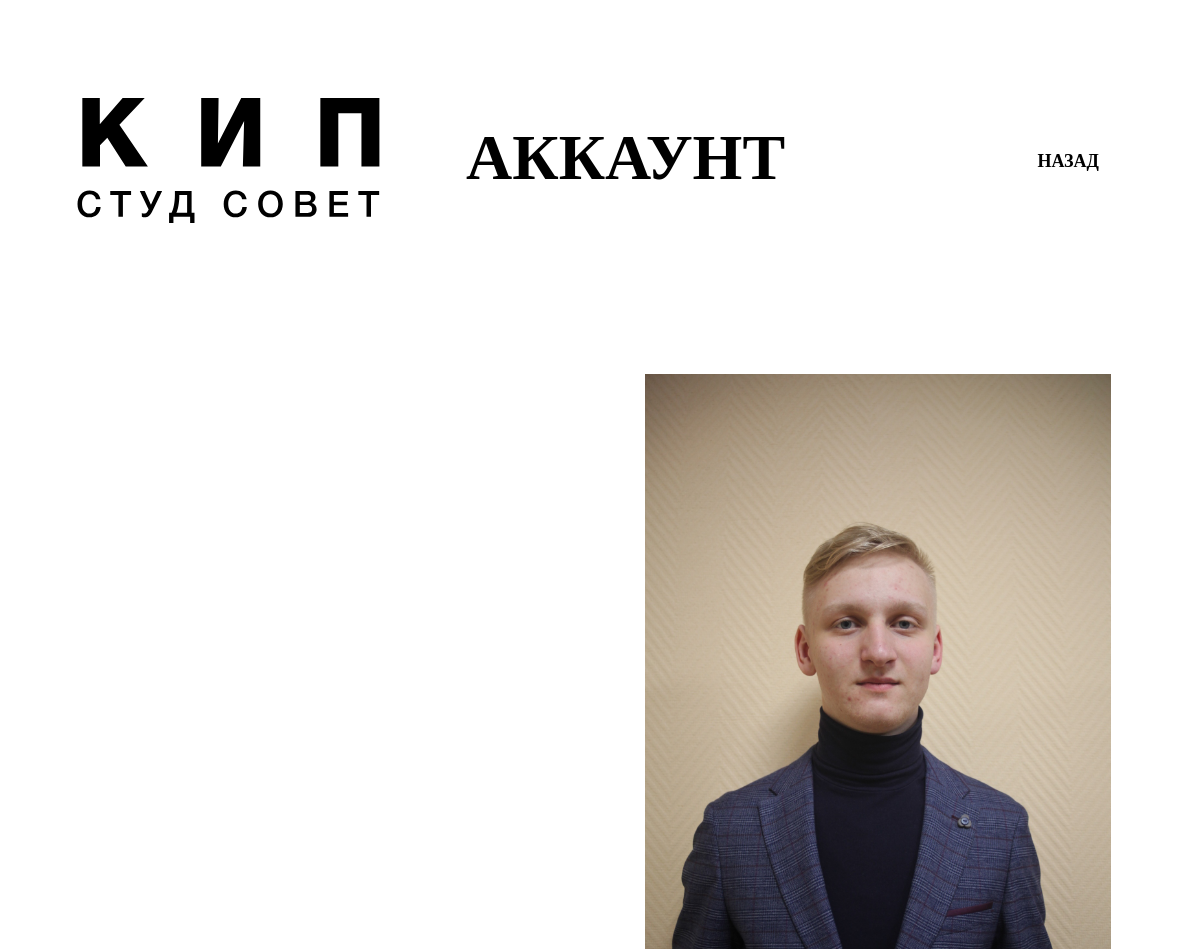
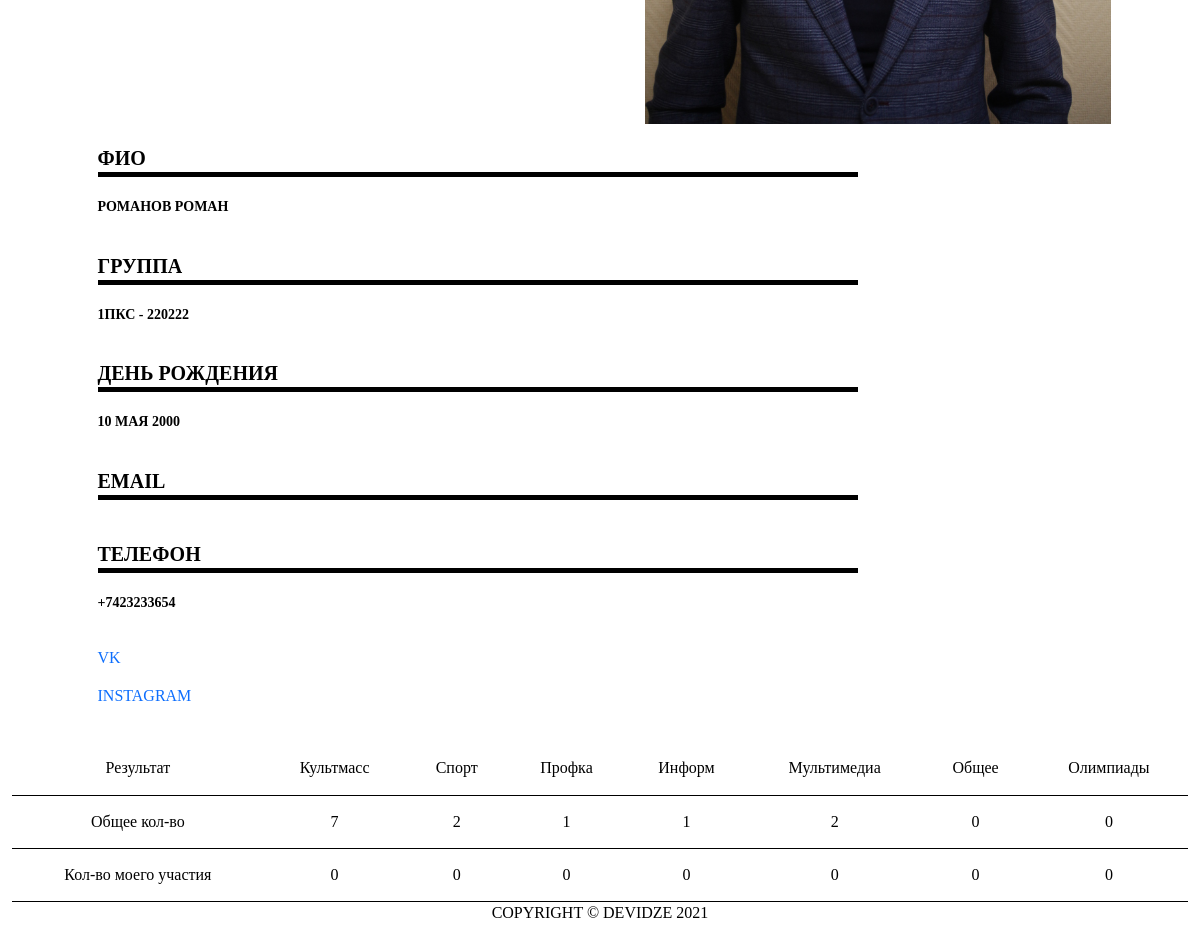
Screenshot of /admin_lookuser/Романов Роман/ (signed in) with the database file from the repository (2 pictures, top to bottom).
### accounts/models.py (models this page shows)
class Student(models.Model):
    user        = models.OneToOneField(User, null=True, on_delete=models.CASCADE)
    group       = models.ForeignKey(Company, null=True, on_delete=models.SET_NULL)
    fio         = models.CharField(max_length=200, null=True)
    phone       = models.CharField(max_length=200, null=True)
    birthday    = models.DateField(null=True)
    profile_pic = models.ImageField(default='avatar.png', null=True, blank=True)
    vk_url      = models.CharField(max_length=200, blank=True, null=True)
    instagram_url   = models.CharField(max_length=200, blank=True, null=True)
    date_created= models.DateTimeField(auto_now_add=True, null=True)
    def __str__(self):
        return str(self.fio)

class Company(models.Model):
    COURCE = (
            ('1', '1'),
            ('2', '2'),
            ('3', '3'),
            ('4', '4')
    )
    сourse      = models.CharField(max_length=200, null=True, choices=COURCE)
    specialty   = models.ForeignKey(Specialty, null=True, on_delete=models.SET_NULL)
    group_number= models.CharField(max_length=200, null=True)
    def __str__(self):
        return self.group_number

class Specialty(models.Model):
    name        = models.CharField(max_length=200, null=True)
    def __str__(self):
        return self.name

class Tag(models.Model):
    name        = models.CharField(max_length=200, null=True)
    def __str__(self):
        return self.name

### accounts/decorators.py (the view)
    def wrapper_func(request, *args, **kwargs):
        group = None
        if request.user.groups.exists():
            group = request.user.groups.all()[0].name
        if group == 'student':
            return redirect('user-page')
        if group == 'admin':
            return view_func(request, *args, **kwargs)

### accounts/views.py (called while the page is built)
@authenticated_user
@admin_only
def adminLookuser(request, pk_test):
    user = Student.objects.get(fio = pk_test)
    info = Student.objects.filter(fio = user)
    tags = Tag.objects.all()
    events_count = []
    events_member_count = []
    for tag in tags:
        events_count.append(
            Event.objects.filter(tags__name=tag.name).count()
        )
        events_member_count.append(
            Member.objects.filter(user = user, event__tags__name=tag.name).count()
        )
    awards = UserAward.objects.filter(user = user).order_by('-date_created')
    context = {
        'info':info,
        'user':user, 'tags':tags, 'awards':awards,
        'events_count': events_count, 'events_member_count':events_member_count,
    }
    return render(request, 'accounts/auth/admin_lookuser.html', context)

### accounts/templates/accounts/auth/admin_lookuser.html (shortened to what this page needs)
{% extends 'accounts/auth/main_user.html' %}
{% load static %}
{% block content %}
<div class="container-fluid header-user">
    <section class="header row">
        <nav class="navbar navbar-expand-xl navbar-light">
            <div class="container-fluid header-navs">
                <a class="navbar-brand" href="{% url 'main' %}"><img class="header-logo" src="{% static '/images/logo.svg' %}" alt="logo"></a>
                <div class="collapse navbar-collapse" id="navbarSupportedContent">
                    <h1><div class="promo-header" style="margin-left: 10vh;">Аккаунт</div></h1>
                    <ul class="navbar-nav me-auto mb-2 mb-lg-0 nav-items">
                        <li class="nav-item">
                            <a class="nav-link" href="{% url 'main_user' %}">Назад</a>
                        </li>
                    </ul>
                </div>
            </div>
        </nav>
    </section>
</div>
<div class="container-fluid user-page">
    <section class="user-page row">
        {% for field in info %}
        <div class="col-1"></div>
        <div class="col-xs-6 col-sm-10 col-md-3 col-lg-2 col-xxl-2 footer-nav">
        </div>
        <div class="col-sm-10 col-md-6 col-lg-5 col-xxl-4 footer-box">
            <div class="row">
                <img width="250px" class="profile-pic img-fluid"" src="{{field.profile_pic.url}}" >
            </div>
        </div>
        <div class="col-xs-8 col-sm-8 col-md-10 col-lg-8 col-xxl-2 footer-news-list">
            <div class="row">
                <div class="footer-box">
                    <div class="footer-nav-header">ФИО</div>
                    <div class="footer-nav-item">{{field.fio}}</div>
                </div>
                <div class="footer-box">
                    <div class="footer-nav-header">Группа</div>
                    <div class="footer-nav-item">{{field.group.сourse}}{{field.group.specialty}} - {{field.group}}</div>
                </div>
                <div class="footer-box">
                    <div class="footer-nav-header">День рождения</div>
                    <div class="footer-nav-item">{{field.birthday}}</div>
                </div>
                <div class="footer-box">
                    <div class="footer-nav-header">Email</div>
                </div>
                <div class="footer-box">
                    <div class="footer-nav-header">Телефон</div>
                    <div class="footer-nav-item">{{field.phone}}</div>
                </div>
                <div class="footer-box">
                    {% if field.vk_url is not Null %}
                        <div class="footer-nav-item"><a href="{{field.vk_url}}" target="_blank">vk</a></div>
                    {% endif %}
                    {% if field.instagram_url is not Null %}
                        <div class="footer-nav-item"><a href="{{field.instagram_url}}" target="_blank">instagram</a></div>
                    {% endif %}
                </div>
            </div>
        </div>
        <div class="col-1"></div>
        {% endfor %}
    </section>
</div>
<table>
    <tr>
        <th>Результат</th>
        {% for tag in tags %}
        <th>{{tag}}</th>
        {% endfor %}
    </tr>
    <tr>
        <td>Общее кол-во</td>
        {% for event in events_count %}
        <td>{{event}}</td>
        {% endfor %}
    </tr>
    <tr>
        <td>Кол-во моего участия</td>
        {% for event_member in events_member_count  %}
        <td>{{event_member}}</td>
        {% endfor %}
    </tr>
</table>
{% endblock %}

### static/css/styles.css (style rules this page uses)
body { min-width: 400px; }
.user-page { justify-content: space-around; }
table { width: 100%; }
th, td { padding: 15px; text-align: center; border-bottom: 1px black solid; }
@media all { .header { margin-bottom: 130px; } }
@media all { .header-logo { margin-left: 3.5vh; } }
@media all { .navbar-brand { margin: 0 0px; } }
@media all { .nav-item { margin-right: 75px; } }
@media all { .footer-box { margin-bottom: 20px; } }
@media all { .footer-nav-header { margin-bottom: 20px; } }
@media all { .footer-nav-item { margin-bottom: 15px; } }
@media (max-width: 3840px) { .nav-item { margin-right: 75px; } }
@media (max-width: 1440px) { .nav-item { margin-right: 45px; } }

### rows the page displays
Student: profile_pic (picture), fio "РОМАНОВ РОМАН", group.сourse "1", group.specialty "ПКС", group "220222", birthday "10 МАЯ 2000", phone "+7423233654"
Tag: name "Культмасс"
Tag: name "Спорт"
Tag: name "Профка"
Tag: name "Информ"
Tag: name "Мультимедиа"
Tag: name "Общее"
Tag: name "Олимпиады"

### other values shown
{{ event }} "7" "2" "1" "1" "2" "0" "0"
{{ event_member }} "0" "0" "0" "0" "0" "0" "0"
